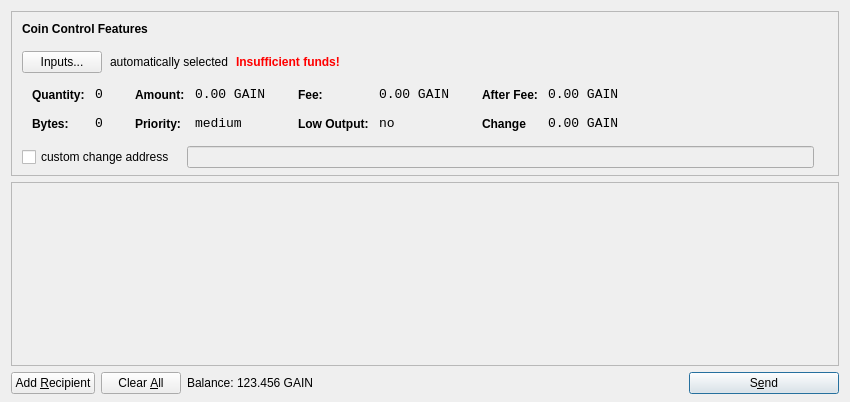
<?xml version="1.0" encoding="UTF-8"?>
<ui version="4.0">
 <class>SendCoinsDialog</class>
 <widget class="QDialog" name="SendCoinsDialog">
  <property name="geometry">
   <rect>
    <x>0</x>
    <y>0</y>
    <width>850</width>
    <height>402</height>
   </rect>
  </property>
  <property name="windowTitle">
   <string>Send Coins</string>
  </property>
  <layout class="QVBoxLayout" name="verticalLayout" stretch="0,1,0">
   <property name="bottomMargin">
    <number>8</number>
   </property>
   <item>
    <widget class="QFrame" name="frameCoinControl">
     <property name="sizePolicy">
      <sizepolicy hsizetype="Expanding" vsizetype="Expanding">
       <horstretch>0</horstretch>
       <verstretch>0</verstretch>
      </sizepolicy>
     </property>
     <property name="maximumSize">
      <size>
       <width>16777215</width>
       <height>16777215</height>
      </size>
     </property>
     <property name="frameShape">
      <enum>QFrame::StyledPanel</enum>
     </property>
     <property name="frameShadow">
      <enum>QFrame::Sunken</enum>
     </property>
     <layout class="QVBoxLayout" name="verticalLayoutCoinControl2">
      <property name="spacing">
       <number>6</number>
      </property>
      <property name="leftMargin">
       <number>0</number>
      </property>
      <property name="topMargin">
       <number>0</number>
      </property>
      <property name="rightMargin">
       <number>0</number>
      </property>
      <property name="bottomMargin">
       <number>6</number>
      </property>
      <item>
       <layout class="QVBoxLayout" name="verticalLayoutCoinControl" stretch="0,0,0,0,1">
        <property name="spacing">
         <number>0</number>
        </property>
        <property name="leftMargin">
         <number>10</number>
        </property>
        <property name="topMargin">
         <number>10</number>
        </property>
        <item>
         <layout class="QHBoxLayout" name="horizontalLayoutCoinControl1">
          <property name="bottomMargin">
           <number>15</number>
          </property>
          <item>
           <widget class="QLabel" name="labelCoinControlFeatures">
            <property name="sizePolicy">
             <sizepolicy hsizetype="Preferred" vsizetype="Maximum">
              <horstretch>0</horstretch>
              <verstretch>0</verstretch>
             </sizepolicy>
            </property>
            <property name="font">
             <font>
              <weight>75</weight>
              <bold>true</bold>
             </font>
            </property>
            <property name="styleSheet">
             <string notr="true">font-weight:bold;</string>
            </property>
            <property name="text">
             <string>Coin Control Features</string>
            </property>
           </widget>
          </item>
         </layout>
        </item>
        <item>
         <layout class="QHBoxLayout" name="horizontalLayoutCoinControl2" stretch="0,0,0,0">
          <property name="spacing">
           <number>8</number>
          </property>
          <property name="bottomMargin">
           <number>10</number>
          </property>
          <item>
           <widget class="QPushButton" name="pushButtonCoinControl">
            <property name="styleSheet">
             <string notr="true"/>
            </property>
            <property name="text">
             <string>Inputs...</string>
            </property>
           </widget>
          </item>
          <item>
           <widget class="QLabel" name="labelCoinControlAutomaticallySelected">
            <property name="text">
             <string>automatically selected</string>
            </property>
            <property name="margin">
             <number>5</number>
            </property>
           </widget>
          </item>
          <item>
           <widget class="QLabel" name="labelCoinControlInsuffFunds">
            <property name="font">
             <font>
              <weight>75</weight>
              <bold>true</bold>
             </font>
            </property>
            <property name="styleSheet">
             <string notr="true">color:red;font-weight:bold;</string>
            </property>
            <property name="text">
             <string>Insufficient funds!</string>
            </property>
            <property name="margin">
             <number>5</number>
            </property>
           </widget>
          </item>
          <item>
           <spacer name="horizontalSpacerCoinControl">
            <property name="orientation">
             <enum>Qt::Horizontal</enum>
            </property>
            <property name="sizeHint" stdset="0">
             <size>
              <width>40</width>
              <height>1</height>
             </size>
            </property>
           </spacer>
          </item>
         </layout>
        </item>
        <item>
         <widget class="QWidget" name="widgetCoinControl" native="true">
          <property name="sizePolicy">
           <sizepolicy hsizetype="Preferred" vsizetype="Preferred">
            <horstretch>0</horstretch>
            <verstretch>0</verstretch>
           </sizepolicy>
          </property>
          <property name="minimumSize">
           <size>
            <width>0</width>
            <height>0</height>
           </size>
          </property>
          <property name="styleSheet">
           <string notr="true"/>
          </property>
          <layout class="QHBoxLayout" name="horizontalLayoutCoinControl5">
           <property name="leftMargin">
            <number>0</number>
           </property>
           <property name="topMargin">
            <number>0</number>
           </property>
           <property name="rightMargin">
            <number>0</number>
           </property>
           <property name="bottomMargin">
            <number>0</number>
           </property>
           <item>
            <layout class="QHBoxLayout" name="horizontalLayoutCoinControl3" stretch="0,0,0,1">
             <property name="spacing">
              <number>20</number>
             </property>
             <property name="topMargin">
              <number>0</number>
             </property>
             <property name="bottomMargin">
              <number>10</number>
             </property>
             <item>
              <layout class="QFormLayout" name="formLayoutCoinControl1">
               <property name="horizontalSpacing">
                <number>10</number>
               </property>
               <property name="verticalSpacing">
                <number>14</number>
               </property>
               <property name="leftMargin">
                <number>10</number>
               </property>
               <property name="topMargin">
                <number>4</number>
               </property>
               <property name="rightMargin">
                <number>6</number>
               </property>
               <item row="0" column="0">
                <widget class="QLabel" name="labelCoinControlQuantityText">
                 <property name="styleSheet">
                  <string notr="true">font-weight:bold;</string>
                 </property>
                 <property name="text">
                  <string>Quantity:</string>
                 </property>
                 <property name="margin">
                  <number>0</number>
                 </property>
                </widget>
               </item>
               <item row="0" column="1">
                <widget class="QLabel" name="labelCoinControlQuantity">
                 <property name="font">
                  <font>
                   <family>Monospace</family>
                   <pointsize>10</pointsize>
                  </font>
                 </property>
                 <property name="cursor">
                  <cursorShape>IBeamCursor</cursorShape>
                 </property>
                 <property name="contextMenuPolicy">
                  <enum>Qt::ActionsContextMenu</enum>
                 </property>
                 <property name="text">
                  <string>0</string>
                 </property>
                 <property name="margin">
                  <number>0</number>
                 </property>
                 <property name="textInteractionFlags">
                  <set>Qt::LinksAccessibleByMouse|Qt::TextSelectableByKeyboard|Qt::TextSelectableByMouse</set>
                 </property>
                </widget>
               </item>
               <item row="1" column="0">
                <widget class="QLabel" name="labelCoinControlBytesText">
                 <property name="styleSheet">
                  <string notr="true">font-weight:bold;</string>
                 </property>
                 <property name="text">
                  <string>Bytes:</string>
                 </property>
                </widget>
               </item>
               <item row="1" column="1">
                <widget class="QLabel" name="labelCoinControlBytes">
                 <property name="font">
                  <font>
                   <family>Monospace</family>
                   <pointsize>10</pointsize>
                  </font>
                 </property>
                 <property name="cursor">
                  <cursorShape>IBeamCursor</cursorShape>
                 </property>
                 <property name="contextMenuPolicy">
                  <enum>Qt::ActionsContextMenu</enum>
                 </property>
                 <property name="text">
                  <string>0</string>
                 </property>
                 <property name="textInteractionFlags">
                  <set>Qt::LinksAccessibleByMouse|Qt::TextSelectableByKeyboard|Qt::TextSelectableByMouse</set>
                 </property>
                </widget>
               </item>
              </layout>
             </item>
             <item>
              <layout class="QFormLayout" name="formLayoutCoinControl2">
               <property name="horizontalSpacing">
                <number>10</number>
               </property>
               <property name="verticalSpacing">
                <number>14</number>
               </property>
               <property name="leftMargin">
                <number>6</number>
               </property>
               <property name="topMargin">
                <number>4</number>
               </property>
               <property name="rightMargin">
                <number>6</number>
               </property>
               <item row="0" column="0">
                <widget class="QLabel" name="labelCoinControlAmountText">
                 <property name="styleSheet">
                  <string notr="true">font-weight:bold;</string>
                 </property>
                 <property name="text">
                  <string>Amount:</string>
                 </property>
                 <property name="margin">
                  <number>0</number>
                 </property>
                </widget>
               </item>
               <item row="0" column="1">
                <widget class="QLabel" name="labelCoinControlAmount">
                 <property name="font">
                  <font>
                   <family>Monospace</family>
                   <pointsize>10</pointsize>
                  </font>
                 </property>
                 <property name="cursor">
                  <cursorShape>IBeamCursor</cursorShape>
                 </property>
                 <property name="contextMenuPolicy">
                  <enum>Qt::ActionsContextMenu</enum>
                 </property>
                 <property name="text">
                  <string>0.00 GAIN</string>
                 </property>
                 <property name="textInteractionFlags">
                  <set>Qt::LinksAccessibleByMouse|Qt::TextSelectableByKeyboard|Qt::TextSelectableByMouse</set>
                 </property>
                </widget>
               </item>
               <item row="1" column="0">
                <widget class="QLabel" name="labelCoinControlPriorityText">
                 <property name="styleSheet">
                  <string notr="true">font-weight:bold;</string>
                 </property>
                 <property name="text">
                  <string>Priority:</string>
                 </property>
                </widget>
               </item>
               <item row="1" column="1">
                <widget class="QLabel" name="labelCoinControlPriority">
                 <property name="font">
                  <font>
                   <family>Monospace</family>
                   <pointsize>10</pointsize>
                  </font>
                 </property>
                 <property name="cursor">
                  <cursorShape>IBeamCursor</cursorShape>
                 </property>
                 <property name="contextMenuPolicy">
                  <enum>Qt::ActionsContextMenu</enum>
                 </property>
                 <property name="text">
                  <string>medium</string>
                 </property>
                 <property name="textInteractionFlags">
                  <set>Qt::LinksAccessibleByMouse|Qt::TextSelectableByKeyboard|Qt::TextSelectableByMouse</set>
                 </property>
                </widget>
               </item>
              </layout>
             </item>
             <item>
              <layout class="QFormLayout" name="formLayoutCoinControl3">
               <property name="horizontalSpacing">
                <number>10</number>
               </property>
               <property name="verticalSpacing">
                <number>14</number>
               </property>
               <property name="leftMargin">
                <number>6</number>
               </property>
               <property name="topMargin">
                <number>4</number>
               </property>
               <property name="rightMargin">
                <number>6</number>
               </property>
               <item row="0" column="0">
                <widget class="QLabel" name="labelCoinControlFeeText">
                 <property name="styleSheet">
                  <string notr="true">font-weight:bold;</string>
                 </property>
                 <property name="text">
                  <string>Fee:</string>
                 </property>
                 <property name="margin">
                  <number>0</number>
                 </property>
                </widget>
               </item>
               <item row="0" column="1">
                <widget class="QLabel" name="labelCoinControlFee">
                 <property name="font">
                  <font>
                   <family>Monospace</family>
                   <pointsize>10</pointsize>
                  </font>
                 </property>
                 <property name="cursor">
                  <cursorShape>IBeamCursor</cursorShape>
                 </property>
                 <property name="contextMenuPolicy">
                  <enum>Qt::ActionsContextMenu</enum>
                 </property>
                 <property name="text">
                  <string>0.00 GAIN</string>
                 </property>
                 <property name="textInteractionFlags">
                  <set>Qt::LinksAccessibleByMouse|Qt::TextSelectableByKeyboard|Qt::TextSelectableByMouse</set>
                 </property>
                </widget>
               </item>
               <item row="1" column="0">
                <widget class="QLabel" name="labelCoinControlLowOutputText">
                 <property name="styleSheet">
                  <string notr="true">font-weight:bold;</string>
                 </property>
                 <property name="text">
                  <string>Low Output:</string>
                 </property>
                </widget>
               </item>
               <item row="1" column="1">
                <widget class="QLabel" name="labelCoinControlLowOutput">
                 <property name="font">
                  <font>
                   <family>Monospace</family>
                   <pointsize>10</pointsize>
                  </font>
                 </property>
                 <property name="cursor">
                  <cursorShape>IBeamCursor</cursorShape>
                 </property>
                 <property name="contextMenuPolicy">
                  <enum>Qt::ActionsContextMenu</enum>
                 </property>
                 <property name="text">
                  <string>no</string>
                 </property>
                 <property name="textInteractionFlags">
                  <set>Qt::LinksAccessibleByMouse|Qt::TextSelectableByKeyboard|Qt::TextSelectableByMouse</set>
                 </property>
                </widget>
               </item>
              </layout>
             </item>
             <item>
              <layout class="QFormLayout" name="formLayoutCoinControl4">
               <property name="horizontalSpacing">
                <number>10</number>
               </property>
               <property name="verticalSpacing">
                <number>14</number>
               </property>
               <property name="leftMargin">
                <number>6</number>
               </property>
               <property name="topMargin">
                <number>4</number>
               </property>
               <property name="rightMargin">
                <number>6</number>
               </property>
               <item row="0" column="0">
                <widget class="QLabel" name="labelCoinControlAfterFeeText">
                 <property name="styleSheet">
                  <string notr="true">font-weight:bold;</string>
                 </property>
                 <property name="text">
                  <string>After Fee:</string>
                 </property>
                 <property name="margin">
                  <number>0</number>
                 </property>
                </widget>
               </item>
               <item row="0" column="1">
                <widget class="QLabel" name="labelCoinControlAfterFee">
                 <property name="font">
                  <font>
                   <family>Monospace</family>
                   <pointsize>10</pointsize>
                  </font>
                 </property>
                 <property name="cursor">
                  <cursorShape>IBeamCursor</cursorShape>
                 </property>
                 <property name="contextMenuPolicy">
                  <enum>Qt::ActionsContextMenu</enum>
                 </property>
                 <property name="text">
                  <string>0.00 GAIN</string>
                 </property>
                 <property name="textInteractionFlags">
                  <set>Qt::LinksAccessibleByMouse|Qt::TextSelectableByKeyboard|Qt::TextSelectableByMouse</set>
                 </property>
                </widget>
               </item>
               <item row="1" column="0">
                <widget class="QLabel" name="labelCoinControlChangeText">
                 <property name="styleSheet">
                  <string notr="true">font-weight:bold;</string>
                 </property>
                 <property name="text">
                  <string>Change</string>
                 </property>
                </widget>
               </item>
               <item row="1" column="1">
                <widget class="QLabel" name="labelCoinControlChange">
                 <property name="font">
                  <font>
                   <family>Monospace</family>
                   <pointsize>10</pointsize>
                  </font>
                 </property>
                 <property name="cursor">
                  <cursorShape>IBeamCursor</cursorShape>
                 </property>
                 <property name="contextMenuPolicy">
                  <enum>Qt::ActionsContextMenu</enum>
                 </property>
                 <property name="text">
                  <string>0.00 GAIN</string>
                 </property>
                 <property name="textInteractionFlags">
                  <set>Qt::LinksAccessibleByMouse|Qt::TextSelectableByKeyboard|Qt::TextSelectableByMouse</set>
                 </property>
                </widget>
               </item>
              </layout>
             </item>
            </layout>
           </item>
          </layout>
         </widget>
        </item>
        <item>
         <layout class="QHBoxLayout" name="horizontalLayoutCoinControl4" stretch="0,0,0">
          <property name="spacing">
           <number>12</number>
          </property>
          <property name="sizeConstraint">
           <enum>QLayout::SetDefaultConstraint</enum>
          </property>
          <property name="topMargin">
           <number>5</number>
          </property>
          <property name="rightMargin">
           <number>5</number>
          </property>
          <item>
           <widget class="QCheckBox" name="checkBoxCoinControlChange">
            <property name="text">
             <string>custom change address</string>
            </property>
           </widget>
          </item>
          <item>
           <widget class="QLineEdit" name="lineEditCoinControlChange">
            <property name="enabled">
             <bool>false</bool>
            </property>
            <property name="sizePolicy">
             <sizepolicy hsizetype="Expanding" vsizetype="Fixed">
              <horstretch>0</horstretch>
              <verstretch>0</verstretch>
             </sizepolicy>
            </property>
           </widget>
          </item>
          <item>
           <widget class="QLabel" name="labelCoinControlChangeLabel">
            <property name="sizePolicy">
             <sizepolicy hsizetype="Preferred" vsizetype="Expanding">
              <horstretch>0</horstretch>
              <verstretch>0</verstretch>
             </sizepolicy>
            </property>
            <property name="minimumSize">
             <size>
              <width>0</width>
              <height>0</height>
             </size>
            </property>
            <property name="text">
             <string/>
            </property>
            <property name="margin">
             <number>3</number>
            </property>
           </widget>
          </item>
         </layout>
        </item>
        <item>
         <spacer name="verticalSpacerCoinControl">
          <property name="orientation">
           <enum>Qt::Vertical</enum>
          </property>
          <property name="sizeHint" stdset="0">
           <size>
            <width>800</width>
            <height>1</height>
           </size>
          </property>
         </spacer>
        </item>
       </layout>
      </item>
     </layout>
    </widget>
   </item>
   <item>
    <widget class="QScrollArea" name="scrollArea">
     <property name="widgetResizable">
      <bool>true</bool>
     </property>
     <widget class="QWidget" name="scrollAreaWidgetContents">
      <property name="geometry">
       <rect>
        <x>0</x>
        <y>0</y>
        <width>830</width>
        <height>174</height>
       </rect>
      </property>
      <layout class="QVBoxLayout" name="verticalLayout_2">
       <property name="leftMargin">
        <number>0</number>
       </property>
       <property name="topMargin">
        <number>0</number>
       </property>
       <property name="rightMargin">
        <number>0</number>
       </property>
       <property name="bottomMargin">
        <number>0</number>
       </property>
       <item>
        <layout class="QVBoxLayout" name="entries">
         <property name="spacing">
          <number>6</number>
         </property>
        </layout>
       </item>
       <item>
        <spacer name="verticalSpacer">
         <property name="orientation">
          <enum>Qt::Vertical</enum>
         </property>
         <property name="sizeHint" stdset="0">
          <size>
           <width>20</width>
           <height>40</height>
          </size>
         </property>
        </spacer>
       </item>
      </layout>
     </widget>
    </widget>
   </item>
   <item>
    <layout class="QHBoxLayout" name="horizontalLayout">
     <item>
      <widget class="QPushButton" name="addButton">
       <property name="toolTip">
        <string>Send to multiple recipients at once</string>
       </property>
       <property name="text">
        <string>Add &amp;Recipient</string>
       </property>
       <property name="icon">
        <iconset resource="../bitcoin.qrc">
         <normaloff>:/icons/add</normaloff>:/icons/add</iconset>
       </property>
       <property name="autoDefault">
        <bool>false</bool>
       </property>
      </widget>
     </item>
     <item>
      <widget class="QPushButton" name="clearButton">
       <property name="sizePolicy">
        <sizepolicy hsizetype="Minimum" vsizetype="Fixed">
         <horstretch>0</horstretch>
         <verstretch>0</verstretch>
        </sizepolicy>
       </property>
       <property name="toolTip">
        <string>Remove all transaction fields</string>
       </property>
       <property name="text">
        <string>Clear &amp;All</string>
       </property>
       <property name="icon">
        <iconset resource="../bitcoin.qrc">
         <normaloff>:/icons/remove</normaloff>:/icons/remove</iconset>
       </property>
       <property name="autoRepeatDelay">
        <number>300</number>
       </property>
       <property name="autoDefault">
        <bool>false</bool>
       </property>
      </widget>
     </item>
     <item>
      <layout class="QHBoxLayout" name="horizontalLayout_2">
       <property name="spacing">
        <number>3</number>
       </property>
       <item>
        <widget class="QLabel" name="label">
         <property name="sizePolicy">
          <sizepolicy hsizetype="Preferred" vsizetype="Fixed">
           <horstretch>0</horstretch>
           <verstretch>0</verstretch>
          </sizepolicy>
         </property>
         <property name="text">
          <string>Balance:</string>
         </property>
        </widget>
       </item>
       <item>
        <widget class="QLabel" name="labelBalance">
         <property name="sizePolicy">
          <sizepolicy hsizetype="Preferred" vsizetype="Fixed">
           <horstretch>0</horstretch>
           <verstretch>0</verstretch>
          </sizepolicy>
         </property>
         <property name="cursor">
          <cursorShape>IBeamCursor</cursorShape>
         </property>
         <property name="text">
          <string>123.456 GAIN</string>
         </property>
         <property name="textInteractionFlags">
          <set>Qt::LinksAccessibleByMouse|Qt::TextSelectableByKeyboard|Qt::TextSelectableByMouse</set>
         </property>
        </widget>
       </item>
      </layout>
     </item>
     <item>
      <spacer name="horizontalSpacer">
       <property name="orientation">
        <enum>Qt::Horizontal</enum>
       </property>
       <property name="sizeHint" stdset="0">
        <size>
         <width>40</width>
         <height>20</height>
        </size>
       </property>
      </spacer>
     </item>
     <item>
      <widget class="QPushButton" name="sendButton">
       <property name="minimumSize">
        <size>
         <width>150</width>
         <height>0</height>
        </size>
       </property>
       <property name="toolTip">
        <string>Confirm the send action</string>
       </property>
       <property name="text">
        <string>S&amp;end</string>
       </property>
       <property name="icon">
        <iconset resource="../bitcoin.qrc">
         <normaloff>:/icons/send</normaloff>:/icons/send</iconset>
       </property>
       <property name="default">
        <bool>true</bool>
       </property>
      </widget>
     </item>
    </layout>
   </item>
  </layout>
 </widget>
 <resources>
  <include location="../bitcoin.qrc"/>
 </resources>
 <connections/>
</ui>
